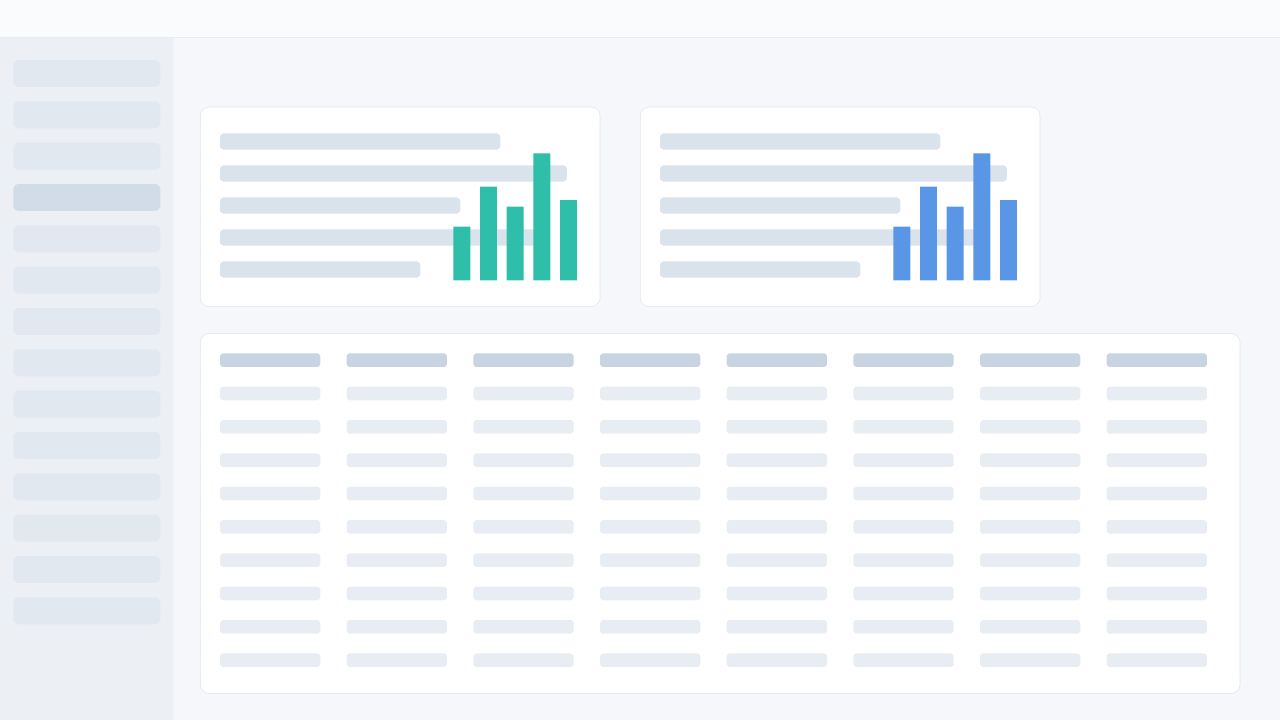
#> input picture templates/assets/ui-sample.png, 3840 x 2160 px (shown at 1/3 size)
$ python snap.py ../templates/assets/ui-sample.png
#> lines starting #> are read from the running program, lines starting #| are printed output that depends on the picture; after the words box and inside, x2 and y2 are one past the last pixel; in counts of white or black regions, pixels touching at a corner belong together
#!/usr/bin/env python3
"""Snap a highlight box to the real element under it — for any product, any screenshot.

A model that writes "rect": [x, y, w, h] by eye is usually near the element and rarely on it. The fix is geometric and
product-agnostic: collect the boxes that really exist in the picture and replace the guess with the one it overlaps most.

Candidates, best first:
  1. the page's own element boxes (<shot>.regions.json from capture_app.mjs: panels, tables, buttons, headings)
  2. boxes found in the pixels (any screenshot, any app, a document page): connected blocks of marks at several scales

  python3 snap.py <image> --rect x,y,w,h [--base W,H]     → the snapped box and how sure it is
  python3 snap.py <image> --list [--base W,H]              → every candidate (debugging)
"""
import argparse, json, re, sys
from pathlib import Path

import numpy as np
from PIL import Image

HERE = Path(__file__).resolve().parent
ACCEPT = 0.25   # below this overlap the guess points at nothing real: the box is kept as written (benchmark: evals/rects)


def iou(a, b):
    ax, ay, aw, ah = a; bx, by, bw, bh = b
    ix = max(0, min(ax + aw, bx + bw) - max(ax, bx)); iy = max(0, min(ay + ah, by + bh) - max(ay, by))
    i = ix * iy
    return i / (aw * ah + bw * bh - i) if i else 0.0


def _components(mask):
    """Bounding boxes (x0, y0, x1, y1) of 4-connected regions: row runs joined with union-find (numpy only, fast)."""
    H, W = mask.shape
    m = np.pad(mask.astype(np.int8), ((0, 0), (1, 1)))
    d = np.diff(m, axis=1)
    starts = [np.where(d[y] == 1)[0] for y in range(H)]
    ends = [np.where(d[y] == -1)[0] for y in range(H)]
    parent, box, prev = [], [], []
    def find(a):
        while parent[a] != a:
            parent[a] = parent[parent[a]]; a = parent[a]
        return a
    for y in range(H):
        cur = []
        k = 0
        for s, e in zip(starts[y], ends[y]):
            idx = len(parent); parent.append(idx); box.append([s, y, e, y + 1]); cur.append((s, e, idx))
            while k < len(prev) and prev[k][1] <= s: k += 1
            j = k
            while j < len(prev) and prev[j][0] < e:
                ra, rb = find(idx), find(prev[j][2])
                if ra != rb: parent[rb] = ra
                j += 1
        prev = cur
    out = {}
    for i, b in enumerate(box):
        r = find(i); o = out.get(r)
        out[r] = b[:] if o is None else [min(o[0], b[0]), min(o[1], b[1]), max(o[2], b[2]), max(o[3], b[3])]
    return [tuple(v) for v in out.values()]


def _dilate(m, r):
    """Box dilation by r pixels, separable, with cumulative sums (numpy only)."""
    if r <= 0: return m
    def run(a, axis):
        c = np.cumsum(np.pad(a.astype(np.int32), [(r + 1, r) if ax == axis else (0, 0) for ax in range(2)]), axis=axis)
        hi = np.take(c, range(2 * r + 1, c.shape[axis]), axis=axis); lo = np.take(c, range(0, c.shape[axis] - 2 * r - 1), axis=axis)
        return (hi - lo) > 0
    return run(run(m, 0), 1)


def pixel_candidates(path, base):
    """Blocks of content at several scales: a text line, a card, a table, a column of cards. Works on any screenshot."""
    im = Image.open(path).convert('L')
    W = 640
    H = max(1, round(W * im.size[1] / im.size[0]))
    g = np.asarray(im.resize((W, H), Image.BILINEAR)).astype(float)
    e = np.zeros_like(g)
    e[:, 1:] = np.maximum(e[:, 1:], np.abs(np.diff(g, axis=1)))
    e[1:, :] = np.maximum(e[1:, :], np.abs(np.diff(g, axis=0)))
    sx, sy = base[0] / W, base[1] / H
    out = []
    for th in (3, 8, 18):
        edge = e > th
        edge[:1, :] = edge[-1:, :] = False; edge[:, :1] = edge[:, -1:] = False
        if edge.mean() < 0.0005: continue
        for r in (1, 3, 6, 10, 16):
            for x0, y0, x1, y1 in _components(_dilate(edge, r)):
                w, h = x1 - x0, y1 - y0
                if w < 8 or h < 6 or w * h > 0.7 * W * H: continue
                # undo the dilation so the box hugs the marks, not the halo around them
                x0, y0, x1, y1 = min(x1, x0 + r), min(y1, y0 + r), max(x0, x1 - r), max(y0, y1 - r)
                out.append([x0 * sx, y0 * sy, (x1 - x0) * sx, (y1 - y0) * sy])
        # closed frames (a card's border, a table's rule box) hold blocks of content: their outline is a candidate too
    # also: regions bounded by long straight lines (cards with borders but sparse content)
    out += _frame_candidates(e > 6, sx, sy)
    uniq = []
    for c in sorted(out, key=lambda c: -c[2] * c[3]):
        if all(iou(c, u) < 0.92 for u in uniq): uniq.append([round(v) for v in c])
    return uniq


def _frame_candidates(edge, sx, sy):
    """Rectangles drawn by long horizontal and vertical strokes (bordered cards, table frames, dialogs)."""
    H, W = edge.shape
    rows = np.where(edge.mean(1) > 0.25)[0]; cols = np.where(edge.mean(0) > 0.25)[0]
    out = []
    # runs along each strong row: a horizontal border spans [a, b]
    for y in rows[:: max(1, len(rows) // 40)] if len(rows) else []:
        line = edge[y]; xs = np.where(line)[0]
        if len(xs) < 20: continue
        a, b = xs.min(), xs.max()
        below = [y2 for y2 in rows if y2 > y + 8 and edge[y2, a:b].mean() > 0.6]
        if below: out.append([a * sx, y * sy, (b - a) * sx, (below[0] - y) * sy])
    return out


def candidates(path, base, regions=None):
    """All boxes that exist in the picture: the page's own elements first, then pixel blocks."""
    dom = []
    if regions:
        for r in regions.get('regions', []):
            x, y, w, h = r['rect']
            if w >= 12 and h >= 10: dom.append([x, y, w, h])
    return dom, pixel_candidates(path, base) if path and Path(path).exists() else []


# [50 lines left out: functions snap, ocr_regions, not called in this run]


def _norm(t):
    return re.sub(r'[\s:：,，.。;；!！?？()（）\[\]【】"“”\'‘’/|·•\-–—]+', ' ', (t or '').lower()).strip()


# [93 lines left out: functions _cjk_overlaps, text_targets, snap_with_text, cut_edges, not called in this run]


def main():
    ap = argparse.ArgumentParser(description=__doc__, formatter_class=argparse.RawDescriptionHelpFormatter)
    ap.add_argument('image'); ap.add_argument('--rect'); ap.add_argument('--base'); ap.add_argument('--list', action='store_true')
    a = ap.parse_args()
    p = Path(a.image)
    base = [int(v) for v in a.base.split(',')] if a.base else list(Image.open(p).size)
#> base = [3840, 2160]
    reg = None
    for q in (p.with_suffix('.regions.json'), Path(str(p) + '.regions.json')):
        if q.exists(): reg = json.load(open(q)); break
    dom, pix = candidates(p, base, reg)
#> in pixel_candidates, `g = np.asarray(im.resize((W, H), Image.BILINEAR)).astype(float)`:
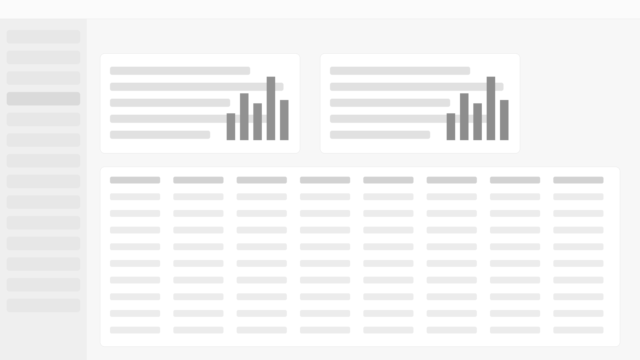
#> g: shape (360, 640) float64; min 141, max 255, mean 244.5
#> in pixel_candidates, `e[:, 1:] = np.maximum(e[:, 1:], np.abs(np.diff(g, axis=1)))`:
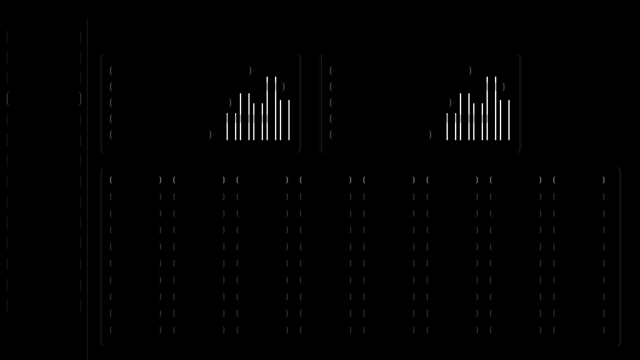
#> e: shape (360, 640) float64; min 0, max 86, mean 0.6; drawn with min black and max white
#> in pixel_candidates, `e[1:, :] = np.maximum(e[1:, :], np.abs(np.diff(g, axis=0)))`:
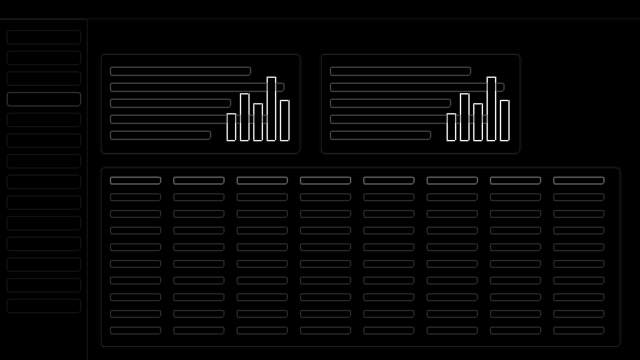
#> e: shape (360, 640) float64; 16.46% of pixels changed, all inside (x1, y1, x2, y2) = (0, 18, 640, 349); drawn with min black and max white
#> in pixel_candidates, `sx, sy = base[0] / W, base[1] / H`: sx = 6
#> the loop in pixel_candidates, `for th in (3, 8, 18):` made 3 passes
#> pass 1, in pixel_candidates, `edge = e > th`:
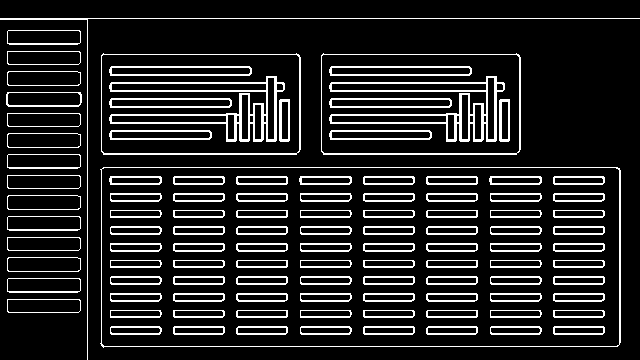
#> edge: shape (360, 640) bool; 13.7% white in thin lines or dots
#> pass 2, in pixel_candidates, `edge = e > th`:
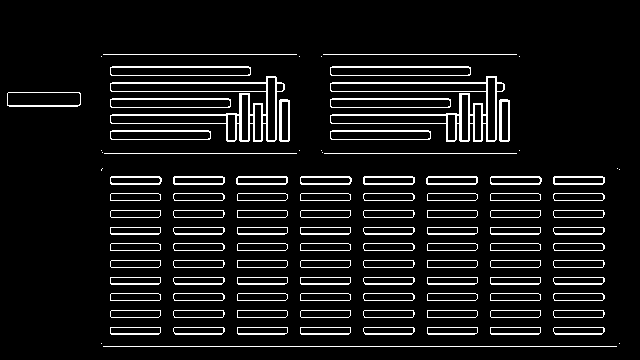
#> edge: shape (360, 640) bool; 8.1% white in thin lines or dots, all inside (x1, y1, x2, y2) = (7, 54, 620, 347)
#> pass 3, in pixel_candidates, `edge = e > th`:
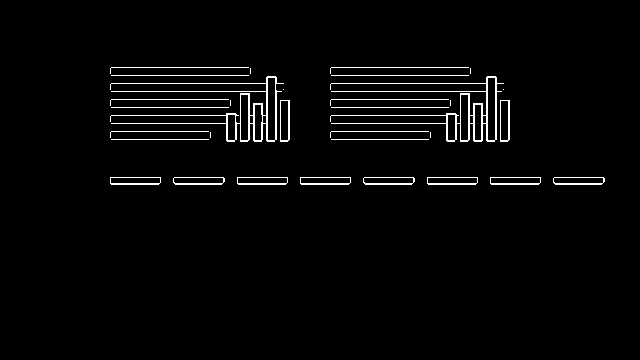
#> edge: shape (360, 640) bool; 2.5% white in thin lines or dots, all inside (x1, y1, x2, y2) = (110, 67, 605, 185)
#> after the loop in pixel_candidates, `for th in (3, 8, 18):`: out = 419 items, first 6: [42, 180, 444, 90], [42, 306, 444, 84], [606, 318, 1200, 612], [1926, 318, 1200, 612], [654, 396, 858, 60], [1974, 396, 858, 60]
#> in _frame_candidates, `rows = np.where(edge.mean(1) > 0.25)[0]`: rows = 55 values from 54 to 346
#> in _frame_candidates, `cols = np.where(edge.mean(0) > 0.25)[0]`: cols = 24 values from 101 to 496
#> the loop in _frame_candidates, `for y in rows[:: max(1, len(rows) // 40)] if len(rows) else []:` made 55 passes
#> (y, a, b) on passes 1 to 12: (54, 103, 516), (66, 101, 469), (67, 101, 470), (74, 101, 470), (75, 101, 469), (82, 101, 501), (83, 101, 503), (90, 101, 503), (91, 101, 502), (98, 6, 496), (99, 6, 509), (106, 8, 509)
#> (y, a, b, below) on passes 42 to 47: (276, 101, 601, [293, 294, 300, 310, 317, 326, 327, 333, 334, 346]), (277, 101, 603, [293, 294, 300, 310, 317, 326, 327, 333, 334, 346]), (283, 101, 602, [293, 294, 300, 310, 317, 326, 327, 333, 334, 346]), (284, 101, 601, [293, 294, 300, 310, 317, 326, 327, 333, 334, 346]), (293, 101, 603, [310, 317, 326, 327, 333, 334, 346]), (294, 101, 604, [310, 317, 326, 327, 333, 334, 346])
#> after the loop in _frame_candidates, `for y in rows[:: max(1, len(rows) // 40)] if len(rows) else []:`: out = 54 items, first 6: [618, 324, 2478, 72], [606, 396, 2208, 54], [606, 402, 2214, 90], [606, 444, 2214, 54], [606, 450, 2208, 90], [606, 492, 2400, 54]
#> in pixel_candidates, `out += _frame_candidates(e > 6, sx, sy)`: out = 473 items, first 6: [42, 180, 444, 90], [42, 306, 444, 84], [606, 318, 1200, 612], [1926, 318, 1200, 612], [654, 396, 858, 60], [1974, 396, 858, 60]
#> the loop in pixel_candidates, `for c in sorted(out, key=lambda c: -c[2] * c[3]):` made 473 passes
#> c on passes 1, 17, 18: [600, 1002, 3126, 1086], [1980, 402, 1080, 450], [660, 402, 1080, 450]
    if a.list:
        print(json.dumps({'elements': dom[:200], 'pixels': pix[:200]})); return
#> (the run stopped early here; a loop or call above may not have finished)
